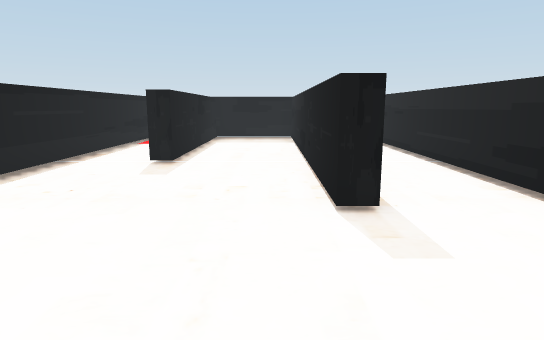
[1] (above)

13 first-person views from a walk through a 3-D level made in the Unity game engine. The camera is 1.2 m above the floor, tilts 10° down and sees 75° across. The floor is counted in squares, 1 m on a side. Each view is taken from the middle of a square. On the plan, view 1 faces up. The plan holds only what a view shows up to about 14 squares ahead; the rest is blank.

[2]
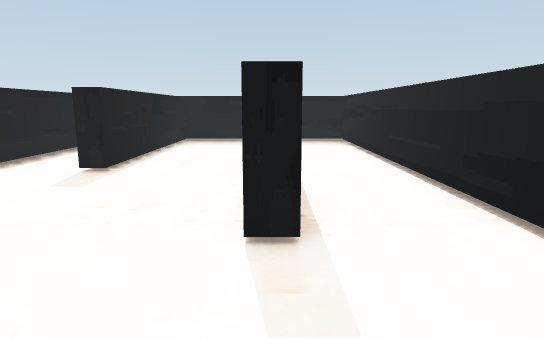

[3]
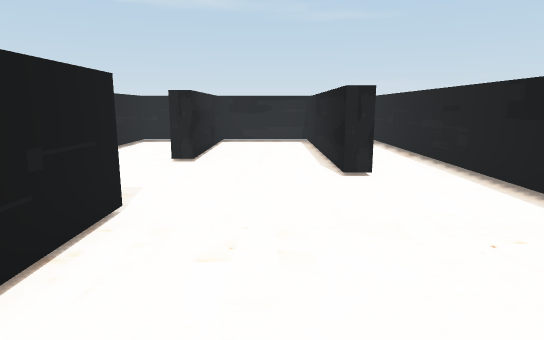

[4]
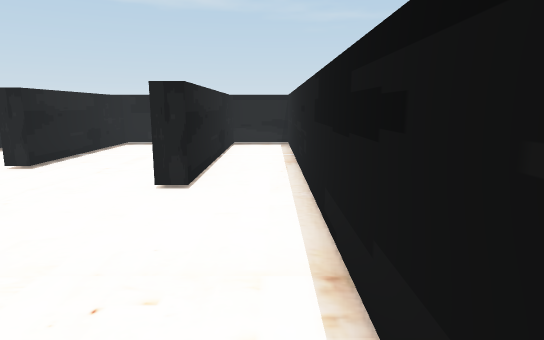

[5]
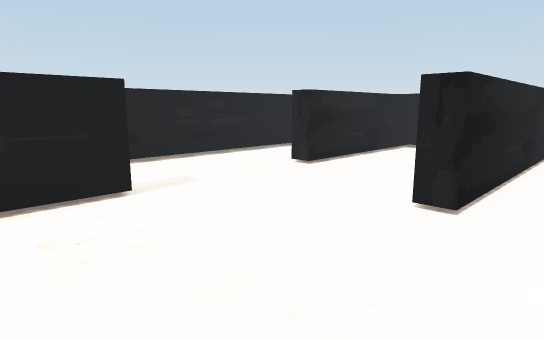

[6]
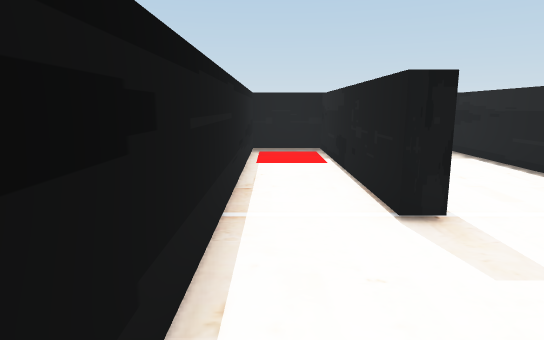

[7]
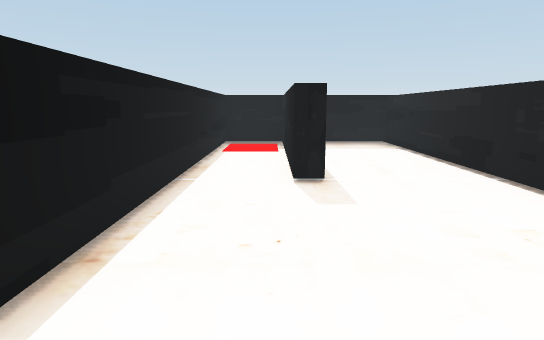

[8]
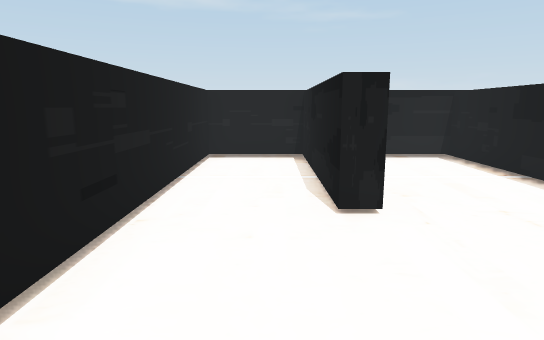

[9]
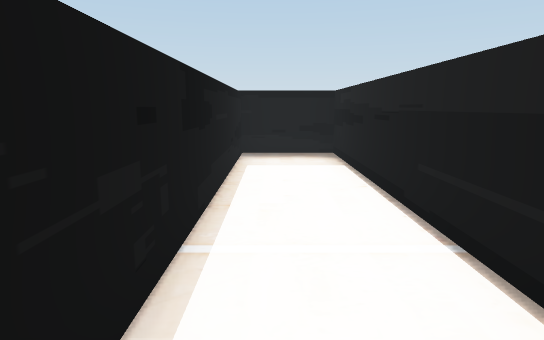

[10]
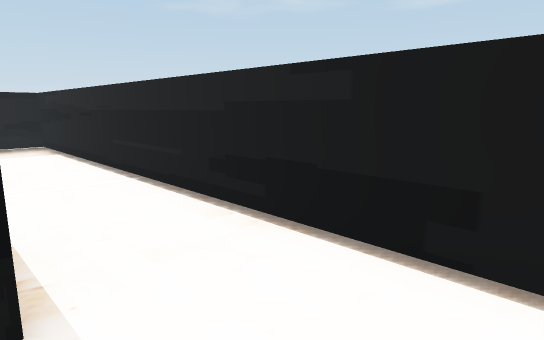

[11]
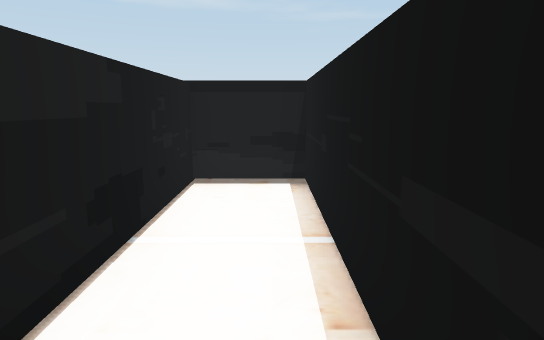

[12]
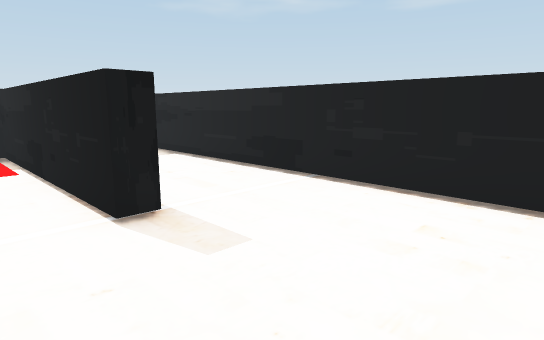

[13]
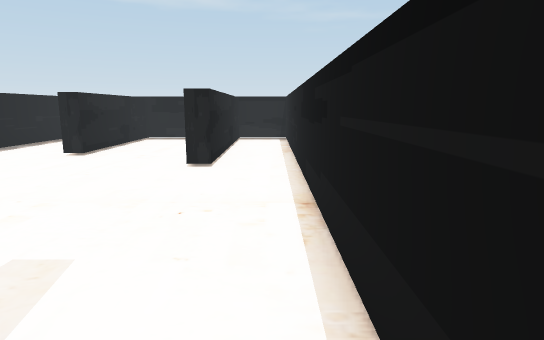

### Floor plan
Points are (right, up) in squares from view 1. A wall is a line through its corners. A room is listed if a view was taken in it or the views show most of it. See-through windows are left out.
Room 1 (views 1, 2, 3, 4, 5, 6, 7, 8, 9, 10, 11, 12, 13)
walls: (1.4, 4) (0.8, 4) (0.8, 13.7) (-2.3, 13.7) (-2.3, 7.6) (-2.8, 7.6) (-2.8, 13.7) (-4.5, 13.7) (-4.5, -4.5) (-2.8, -4.5) (-2.8, 1.9) (-2.3, 1.9) (-2.3, -4.5) (0.8, -4.5) (0.8, 0.1) (1.3, 0.1) (1.3, -4.5) (3.5, -4.5) (3.5, 13.7) (1.3, 13.7) (1.3, 5.9)

Positions as (right, up) in squares from view 1, and headings:
1: (0, 0), facing up
2: (1, 1), facing up
3: (-1, 8), facing down
4: (-4, 7), facing down
5: (-4, 6), facing down-right
6: (-4, 4), facing up
7: (-3, 2), facing up
8: (2, 4), facing down
9: (2, 5), facing up
10: (1, 2), facing up-right
11: (-4, 1), facing down
12: (-4, 4), facing up-right
13: (-4, 9), facing down
